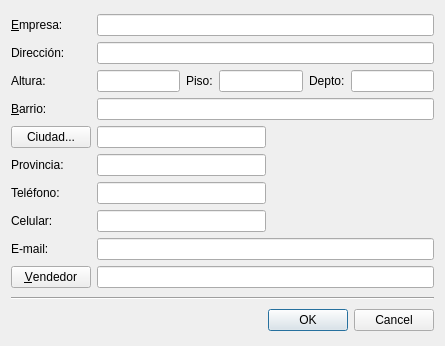
<?xml version="1.0" encoding="UTF-8"?>
<ui version="4.0">
 <class>DlgAddProveedor</class>
 <widget class="QDialog" name="DlgAddProveedor">
  <property name="geometry">
   <rect>
    <x>0</x>
    <y>0</y>
    <width>445</width>
    <height>346</height>
   </rect>
  </property>
  <property name="windowTitle">
   <string>Agregar proveedor</string>
  </property>
  <layout class="QVBoxLayout" name="verticalLayout">
   <item>
    <layout class="QGridLayout" name="gridLayout">
     <item row="7" column="1">
      <layout class="QHBoxLayout" name="horizontalLayout_6">
       <item>
        <widget class="QLineEdit" name="celularLineEdit">
         <property name="maxLength">
          <number>18</number>
         </property>
        </widget>
       </item>
       <item>
        <spacer name="horizontalSpacer_5">
         <property name="orientation">
          <enum>Qt::Horizontal</enum>
         </property>
         <property name="sizeHint" stdset="0">
          <size>
           <width>40</width>
           <height>20</height>
          </size>
         </property>
        </spacer>
       </item>
      </layout>
     </item>
     <item row="9" column="0">
      <widget class="QPushButton" name="vendedorPushButton">
       <property name="text">
        <string>&amp;Vendedor</string>
       </property>
      </widget>
     </item>
     <item row="0" column="0">
      <widget class="QLabel" name="nombreLabel">
       <property name="text">
        <string>&amp;Empresa:</string>
       </property>
       <property name="buddy">
        <cstring>nombreLineEdit</cstring>
       </property>
      </widget>
     </item>
     <item row="3" column="1">
      <widget class="QLineEdit" name="barrioLineEdit">
       <property name="maxLength">
        <number>30</number>
       </property>
      </widget>
     </item>
     <item row="3" column="0">
      <widget class="QLabel" name="barrioLabel">
       <property name="text">
        <string>&amp;Barrio:</string>
       </property>
       <property name="buddy">
        <cstring>barrioLineEdit</cstring>
       </property>
      </widget>
     </item>
     <item row="6" column="1">
      <layout class="QHBoxLayout" name="horizontalLayout_5">
       <item>
        <widget class="QLineEdit" name="telefonoLineEdit">
         <property name="maxLength">
          <number>18</number>
         </property>
        </widget>
       </item>
       <item>
        <spacer name="horizontalSpacer_4">
         <property name="orientation">
          <enum>Qt::Horizontal</enum>
         </property>
         <property name="sizeHint" stdset="0">
          <size>
           <width>40</width>
           <height>20</height>
          </size>
         </property>
        </spacer>
       </item>
      </layout>
     </item>
     <item row="2" column="1">
      <layout class="QHBoxLayout" name="horizontalLayout_4">
       <item>
        <widget class="QLineEdit" name="alturaLineEdit">
         <property name="text">
          <string/>
         </property>
         <property name="maxLength">
          <number>8</number>
         </property>
        </widget>
       </item>
       <item>
        <widget class="QLabel" name="pisoLabel">
         <property name="text">
          <string>Piso:</string>
         </property>
         <property name="buddy">
          <cstring>pisoLineEdit</cstring>
         </property>
        </widget>
       </item>
       <item>
        <widget class="QLineEdit" name="pisoLineEdit">
         <property name="text">
          <string/>
         </property>
         <property name="maxLength">
          <number>5</number>
         </property>
        </widget>
       </item>
       <item>
        <widget class="QLabel" name="deptoLabel">
         <property name="text">
          <string>Depto:</string>
         </property>
         <property name="buddy">
          <cstring>deptoLineEdit</cstring>
         </property>
        </widget>
       </item>
       <item>
        <widget class="QLineEdit" name="deptoLineEdit">
         <property name="text">
          <string/>
         </property>
         <property name="maxLength">
          <number>5</number>
         </property>
        </widget>
       </item>
      </layout>
     </item>
     <item row="4" column="1">
      <layout class="QHBoxLayout" name="horizontalLayout_2">
       <item>
        <widget class="QLineEdit" name="ciudadLineEdit">
         <property name="readOnly">
          <bool>true</bool>
         </property>
        </widget>
       </item>
       <item>
        <spacer name="horizontalSpacer_2">
         <property name="orientation">
          <enum>Qt::Horizontal</enum>
         </property>
         <property name="sizeHint" stdset="0">
          <size>
           <width>40</width>
           <height>20</height>
          </size>
         </property>
        </spacer>
       </item>
      </layout>
     </item>
     <item row="8" column="0">
      <widget class="QLabel" name="emailLabel">
       <property name="text">
        <string>E-mail:</string>
       </property>
       <property name="buddy">
        <cstring>emailLineEdit</cstring>
       </property>
      </widget>
     </item>
     <item row="7" column="0">
      <widget class="QLabel" name="celularLabel">
       <property name="text">
        <string>Celular:</string>
       </property>
       <property name="buddy">
        <cstring>celularLineEdit</cstring>
       </property>
      </widget>
     </item>
     <item row="6" column="0">
      <widget class="QLabel" name="telefonoLabel">
       <property name="text">
        <string>Teléfono:</string>
       </property>
       <property name="buddy">
        <cstring>telefonoLineEdit</cstring>
       </property>
      </widget>
     </item>
     <item row="5" column="0">
      <widget class="QLabel" name="provLabel">
       <property name="text">
        <string>Provincia:</string>
       </property>
       <property name="buddy">
        <cstring>provLineEdit</cstring>
       </property>
      </widget>
     </item>
     <item row="1" column="0">
      <widget class="QLabel" name="direccionLabel">
       <property name="text">
        <string>Dirección:</string>
       </property>
       <property name="buddy">
        <cstring>direccionLineEdit</cstring>
       </property>
      </widget>
     </item>
     <item row="2" column="0">
      <widget class="QLabel" name="alturaLabel">
       <property name="text">
        <string>Altura:</string>
       </property>
       <property name="buddy">
        <cstring>alturaLineEdit</cstring>
       </property>
      </widget>
     </item>
     <item row="1" column="1">
      <widget class="QLineEdit" name="direccionLineEdit">
       <property name="maxLength">
        <number>40</number>
       </property>
      </widget>
     </item>
     <item row="0" column="1">
      <widget class="QLineEdit" name="nombreLineEdit">
       <property name="maxLength">
        <number>40</number>
       </property>
      </widget>
     </item>
     <item row="5" column="1">
      <layout class="QHBoxLayout" name="horizontalLayout_3">
       <item>
        <widget class="QLineEdit" name="provLineEdit">
         <property name="readOnly">
          <bool>true</bool>
         </property>
        </widget>
       </item>
       <item>
        <spacer name="horizontalSpacer_3">
         <property name="orientation">
          <enum>Qt::Horizontal</enum>
         </property>
         <property name="sizeHint" stdset="0">
          <size>
           <width>40</width>
           <height>20</height>
          </size>
         </property>
        </spacer>
       </item>
      </layout>
     </item>
     <item row="4" column="0">
      <widget class="QPushButton" name="ciudadPushButton">
       <property name="text">
        <string>Ciudad...</string>
       </property>
      </widget>
     </item>
     <item row="8" column="1">
      <layout class="QHBoxLayout" name="horizontalLayout_7">
       <item>
        <widget class="QLineEdit" name="emailLineEdit">
         <property name="maxLength">
          <number>50</number>
         </property>
        </widget>
       </item>
      </layout>
     </item>
     <item row="9" column="1">
      <widget class="QLineEdit" name="vendedorLineEdit"/>
     </item>
    </layout>
   </item>
   <item>
    <widget class="Line" name="line">
     <property name="orientation">
      <enum>Qt::Horizontal</enum>
     </property>
    </widget>
   </item>
   <item>
    <widget class="QDialogButtonBox" name="buttonBox">
     <property name="orientation">
      <enum>Qt::Horizontal</enum>
     </property>
     <property name="standardButtons">
      <set>QDialogButtonBox::Cancel|QDialogButtonBox::Ok</set>
     </property>
    </widget>
   </item>
  </layout>
  <zorder>buttonBox</zorder>
  <zorder></zorder>
  <zorder>line</zorder>
 </widget>
 <tabstops>
  <tabstop>nombreLineEdit</tabstop>
  <tabstop>direccionLineEdit</tabstop>
  <tabstop>alturaLineEdit</tabstop>
  <tabstop>pisoLineEdit</tabstop>
  <tabstop>deptoLineEdit</tabstop>
  <tabstop>barrioLineEdit</tabstop>
  <tabstop>ciudadPushButton</tabstop>
  <tabstop>ciudadLineEdit</tabstop>
  <tabstop>provLineEdit</tabstop>
  <tabstop>telefonoLineEdit</tabstop>
  <tabstop>celularLineEdit</tabstop>
  <tabstop>emailLineEdit</tabstop>
  <tabstop>buttonBox</tabstop>
 </tabstops>
 <resources/>
 <connections>
  <connection>
   <sender>buttonBox</sender>
   <signal>accepted()</signal>
   <receiver>DlgAddProveedor</receiver>
   <slot>accept()</slot>
   <hints>
    <hint type="sourcelabel">
     <x>237</x>
     <y>336</y>
    </hint>
    <hint type="destinationlabel">
     <x>157</x>
     <y>274</y>
    </hint>
   </hints>
  </connection>
  <connection>
   <sender>buttonBox</sender>
   <signal>rejected()</signal>
   <receiver>DlgAddProveedor</receiver>
   <slot>reject()</slot>
   <hints>
    <hint type="sourcelabel">
     <x>305</x>
     <y>336</y>
    </hint>
    <hint type="destinationlabel">
     <x>286</x>
     <y>274</y>
    </hint>
   </hints>
  </connection>
  <connection>
   <sender>nombreLineEdit</sender>
   <signal>returnPressed()</signal>
   <receiver>direccionLineEdit</receiver>
   <slot>selectAll()</slot>
   <hints>
    <hint type="sourcelabel">
     <x>258</x>
     <y>47</y>
    </hint>
    <hint type="destinationlabel">
     <x>255</x>
     <y>76</y>
    </hint>
   </hints>
  </connection>
  <connection>
   <sender>nombreLineEdit</sender>
   <signal>returnPressed()</signal>
   <receiver>direccionLineEdit</receiver>
   <slot>setFocus()</slot>
   <hints>
    <hint type="sourcelabel">
     <x>288</x>
     <y>48</y>
    </hint>
    <hint type="destinationlabel">
     <x>296</x>
     <y>76</y>
    </hint>
   </hints>
  </connection>
  <connection>
   <sender>direccionLineEdit</sender>
   <signal>returnPressed()</signal>
   <receiver>alturaLineEdit</receiver>
   <slot>selectAll()</slot>
   <hints>
    <hint type="sourcelabel">
     <x>216</x>
     <y>76</y>
    </hint>
    <hint type="destinationlabel">
     <x>180</x>
     <y>105</y>
    </hint>
   </hints>
  </connection>
  <connection>
   <sender>direccionLineEdit</sender>
   <signal>returnPressed()</signal>
   <receiver>alturaLineEdit</receiver>
   <slot>setFocus()</slot>
   <hints>
    <hint type="sourcelabel">
     <x>212</x>
     <y>76</y>
    </hint>
    <hint type="destinationlabel">
     <x>180</x>
     <y>105</y>
    </hint>
   </hints>
  </connection>
  <connection>
   <sender>alturaLineEdit</sender>
   <signal>returnPressed()</signal>
   <receiver>pisoLineEdit</receiver>
   <slot>selectAll()</slot>
   <hints>
    <hint type="sourcelabel">
     <x>180</x>
     <y>105</y>
    </hint>
    <hint type="destinationlabel">
     <x>296</x>
     <y>105</y>
    </hint>
   </hints>
  </connection>
  <connection>
   <sender>alturaLineEdit</sender>
   <signal>returnPressed()</signal>
   <receiver>pisoLineEdit</receiver>
   <slot>setFocus()</slot>
   <hints>
    <hint type="sourcelabel">
     <x>180</x>
     <y>105</y>
    </hint>
    <hint type="destinationlabel">
     <x>296</x>
     <y>105</y>
    </hint>
   </hints>
  </connection>
  <connection>
   <sender>pisoLineEdit</sender>
   <signal>returnPressed()</signal>
   <receiver>deptoLineEdit</receiver>
   <slot>selectAll()</slot>
   <hints>
    <hint type="sourcelabel">
     <x>296</x>
     <y>105</y>
    </hint>
    <hint type="destinationlabel">
     <x>421</x>
     <y>105</y>
    </hint>
   </hints>
  </connection>
  <connection>
   <sender>pisoLineEdit</sender>
   <signal>returnPressed()</signal>
   <receiver>deptoLineEdit</receiver>
   <slot>setFocus()</slot>
   <hints>
    <hint type="sourcelabel">
     <x>296</x>
     <y>105</y>
    </hint>
    <hint type="destinationlabel">
     <x>421</x>
     <y>105</y>
    </hint>
   </hints>
  </connection>
  <connection>
   <sender>deptoLineEdit</sender>
   <signal>returnPressed()</signal>
   <receiver>barrioLineEdit</receiver>
   <slot>selectAll()</slot>
   <hints>
    <hint type="sourcelabel">
     <x>421</x>
     <y>105</y>
    </hint>
    <hint type="destinationlabel">
     <x>422</x>
     <y>134</y>
    </hint>
   </hints>
  </connection>
  <connection>
   <sender>deptoLineEdit</sender>
   <signal>returnPressed()</signal>
   <receiver>barrioLineEdit</receiver>
   <slot>setFocus()</slot>
   <hints>
    <hint type="sourcelabel">
     <x>421</x>
     <y>105</y>
    </hint>
    <hint type="destinationlabel">
     <x>422</x>
     <y>134</y>
    </hint>
   </hints>
  </connection>
  <connection>
   <sender>barrioLineEdit</sender>
   <signal>returnPressed()</signal>
   <receiver>ciudadPushButton</receiver>
   <slot>setFocus()</slot>
   <hints>
    <hint type="sourcelabel">
     <x>174</x>
     <y>115</y>
    </hint>
    <hint type="destinationlabel">
     <x>84</x>
     <y>163</y>
    </hint>
   </hints>
  </connection>
  <connection>
   <sender>provLineEdit</sender>
   <signal>returnPressed()</signal>
   <receiver>telefonoLineEdit</receiver>
   <slot>selectAll()</slot>
   <hints>
    <hint type="sourcelabel">
     <x>245</x>
     <y>191</y>
    </hint>
    <hint type="destinationlabel">
     <x>152</x>
     <y>208</y>
    </hint>
   </hints>
  </connection>
  <connection>
   <sender>provLineEdit</sender>
   <signal>returnPressed()</signal>
   <receiver>telefonoLineEdit</receiver>
   <slot>setFocus()</slot>
   <hints>
    <hint type="sourcelabel">
     <x>118</x>
     <y>172</y>
    </hint>
    <hint type="destinationlabel">
     <x>116</x>
     <y>206</y>
    </hint>
   </hints>
  </connection>
  <connection>
   <sender>telefonoLineEdit</sender>
   <signal>returnPressed()</signal>
   <receiver>celularLineEdit</receiver>
   <slot>selectAll()</slot>
   <hints>
    <hint type="sourcelabel">
     <x>221</x>
     <y>209</y>
    </hint>
    <hint type="destinationlabel">
     <x>222</x>
     <y>244</y>
    </hint>
   </hints>
  </connection>
  <connection>
   <sender>telefonoLineEdit</sender>
   <signal>returnPressed()</signal>
   <receiver>celularLineEdit</receiver>
   <slot>setFocus()</slot>
   <hints>
    <hint type="sourcelabel">
     <x>181</x>
     <y>213</y>
    </hint>
    <hint type="destinationlabel">
     <x>180</x>
     <y>248</y>
    </hint>
   </hints>
  </connection>
  <connection>
   <sender>celularLineEdit</sender>
   <signal>returnPressed()</signal>
   <receiver>emailLineEdit</receiver>
   <slot>selectAll()</slot>
   <hints>
    <hint type="sourcelabel">
     <x>241</x>
     <y>239</y>
    </hint>
    <hint type="destinationlabel">
     <x>235</x>
     <y>284</y>
    </hint>
   </hints>
  </connection>
  <connection>
   <sender>celularLineEdit</sender>
   <signal>returnPressed()</signal>
   <receiver>emailLineEdit</receiver>
   <slot>setFocus()</slot>
   <hints>
    <hint type="sourcelabel">
     <x>196</x>
     <y>244</y>
    </hint>
    <hint type="destinationlabel">
     <x>201</x>
     <y>279</y>
    </hint>
   </hints>
  </connection>
 </connections>
</ui>
